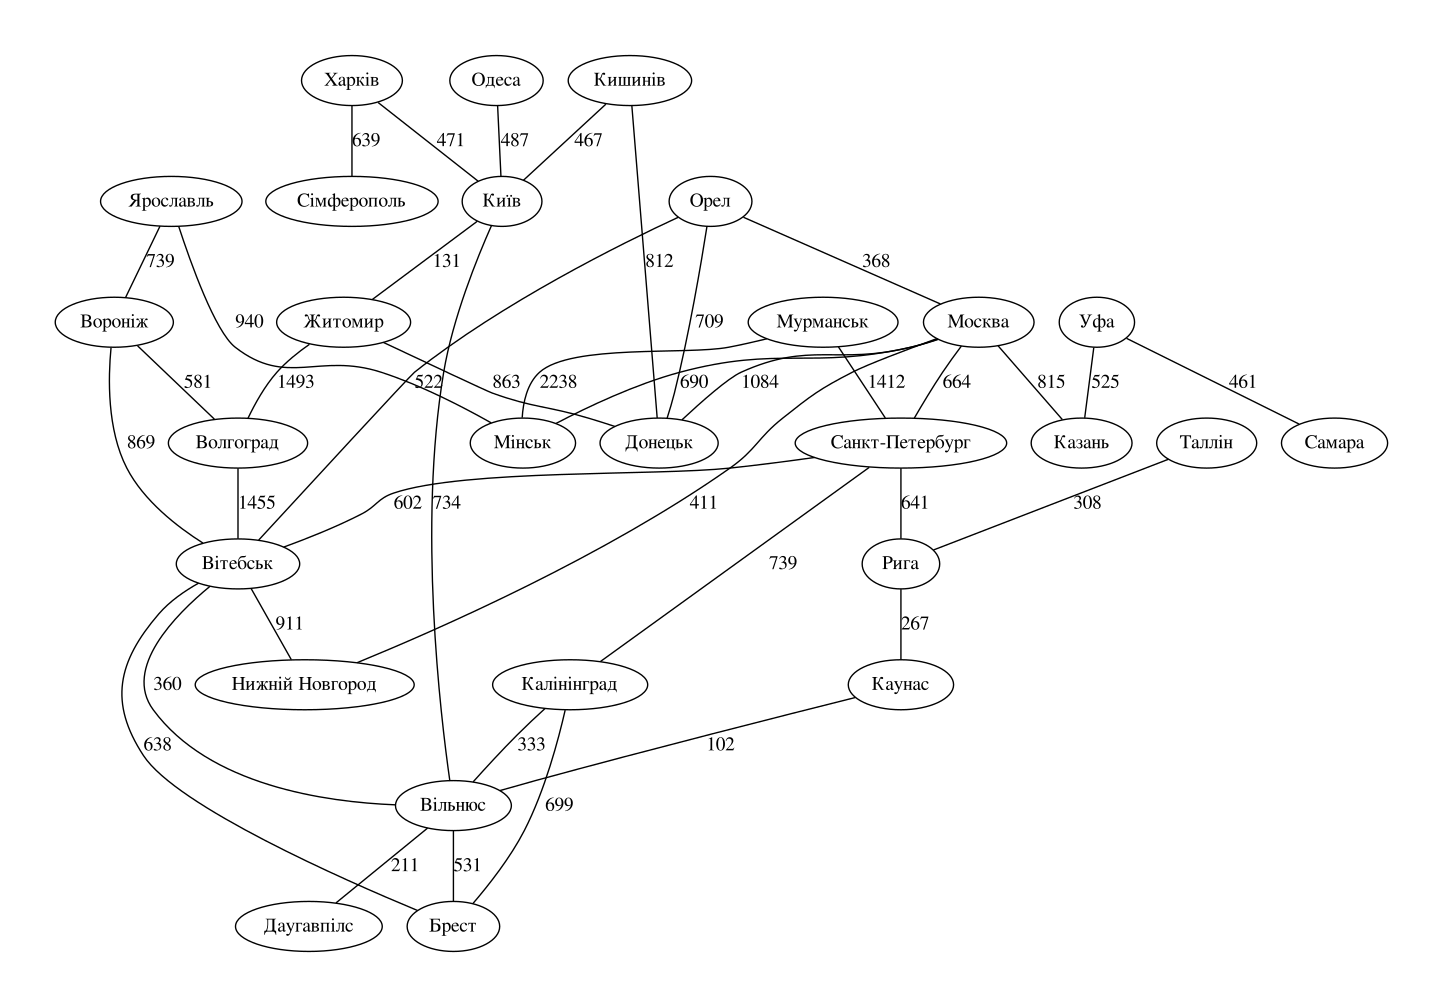

Recreate this plot in Python.
from graphviz import Graph

g = Graph('G', filename='undirected_graphs', engine='dot')

g.edge('Вiльнюс',         'Брест',           label='531',  weight='531')
g.edge('Вiтебськ',        'Брест',           label='638',  weight='638')
g.edge('Вiтебськ',        'Вiльнюс',         label='360',  weight='360')
g.edge('Воронiж',         'Вiтебськ',        label='869',  weight='869')
g.edge('Воронiж',         'Волгоград',       label='581',  weight='581')
g.edge('Волгоград',       'Вiтебськ',        label='1455', weight='1455')
g.edge('Вiтебськ',        'Нижнiй Новгород', label='911',  weight='911')
g.edge('Вiльнюс',         'Даугавпілс',      label='211',  weight='211')
g.edge('Калiнiнград',     'Брест',           label='699',  weight='699')
g.edge('Калiнiнград',     'Вiльнюс',         label='333',  weight='333')
g.edge('Каунас',          'Вiльнюс',         label='102',  weight='102')
g.edge('Київ',            'Вiльнюс',         label='734',  weight='734')
g.edge('Київ',            'Житомир',         label='131',  weight='131')
g.edge('Житомир',         'Донецьк',         label='863',  weight='863')
g.edge('Житомир',         'Волгоград',       label='1493', weight='1493')
g.edge('Кишинiв',         'Київ',            label='467',  weight='467')
g.edge('Кишинiв',         'Донецьк',         label='812',  weight='812')
g.edge('Санкт-Петербург', 'Вiтебськ',        label='602',  weight='602')
g.edge('Санкт-Петербург', 'Калiнiнград',     label='739',  weight='739')
g.edge('Санкт-Петербург', 'Рига',            label='641',  weight='641')
g.edge('Москва',          'Казань',          label='815',  weight='815')
g.edge('Москва',          'Нижнiй Новгород', label='411',  weight='411')
g.edge('Москва',          'Мiнськ',          label='690',  weight='690')
g.edge('Москва',          'Донецьк',         label='1084', weight='1084')
g.edge('Москва',          'Санкт-Петербург', label='664',  weight='664')
g.edge('Мурманськ',       'Санкт-Петербург', label='1412', weight='1412')
g.edge('Мурманськ',       'Мiнськ',          label='2238', weight='2238')
g.edge('Орел',            'Вiтебськ',        label='522',  weight='522')
g.edge('Орел',            'Донецьк',         label='709',  weight='709')
g.edge('Орел',            'Москва',          label='368',  weight='368')
g.edge('Одеса',           'Київ',            label='487',  weight='487')
g.edge('Рига',            'Каунас',          label='267',  weight='267')
g.edge('Таллін',          'Рига',            label='308',  weight='308')
g.edge('Харків',          'Київ',            label='471',  weight='471')
g.edge('Харків',          'Сімферополь',     label='639',  weight='639')
g.edge('Ярославль',       'Воронiж',         label='739',  weight='739')
g.edge('Ярославль',       'Мiнськ',          label='940',  weight='940')
g.edge('Уфа',             'Казань',          label='525',  weight='525')
g.edge('Уфа',             'Самара',          label='461',  weight='461')
g.view()
